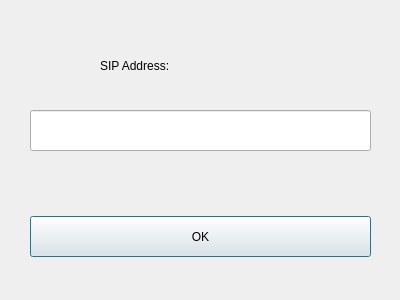
<?xml version="1.0" encoding="UTF-8"?>
<ui version="4.0">
 <class>SIPEntryDialog</class>
 <widget class="QDialog" name="SIPEntryDialog">
  <property name="geometry">
   <rect>
    <x>0</x>
    <y>0</y>
    <width>400</width>
    <height>300</height>
   </rect>
  </property>
  <property name="windowTitle">
   <string>Dialog</string>
  </property>
  <widget class="QLineEdit" name="lineEditSIPAddress">
   <property name="geometry">
    <rect>
     <x>30</x>
     <y>110</y>
     <width>341</width>
     <height>41</height>
    </rect>
   </property>
  </widget>
  <widget class="QPushButton" name="pushButton_ok">
   <property name="geometry">
    <rect>
     <x>30</x>
     <y>216</y>
     <width>341</width>
     <height>41</height>
    </rect>
   </property>
   <property name="text">
    <string>OK</string>
   </property>
  </widget>
  <widget class="QLabel" name="label">
   <property name="geometry">
    <rect>
     <x>100</x>
     <y>50</y>
     <width>171</width>
     <height>31</height>
    </rect>
   </property>
   <property name="text">
    <string>SIP Address:</string>
   </property>
  </widget>
 </widget>
 <resources/>
 <connections/>
</ui>
